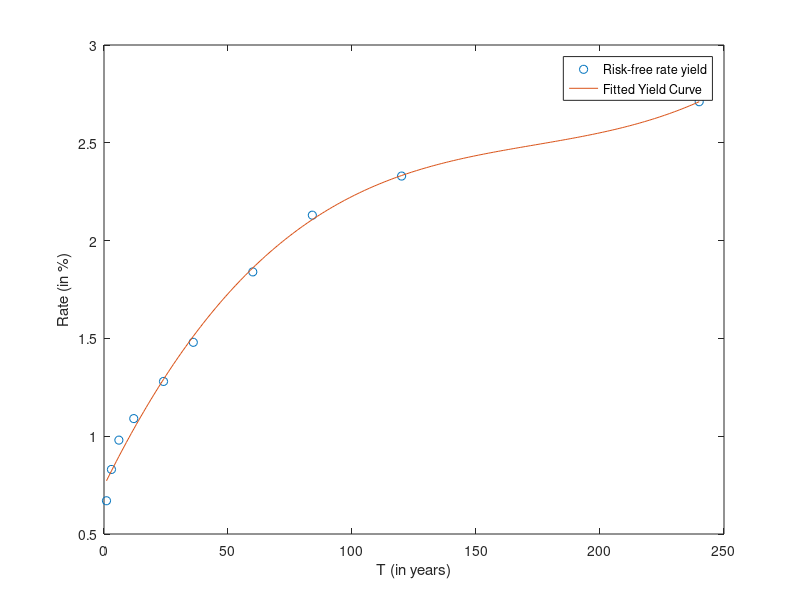

This chart was generated by the following MATLAB code:

payments_per_year = 12;

% Risk free rate interpolation
risk_free_rate = zeros(1, 20 * payments_per_year);
risk_free_rate(:,:) = NaN;
risk_free_rate(20*payments_per_year) = 2.71;
risk_free_rate(10*payments_per_year) = 2.33;
risk_free_rate(7*payments_per_year) = 2.13;
risk_free_rate(5*payments_per_year) = 1.84;
risk_free_rate(3*payments_per_year) = 1.48;
risk_free_rate(2*payments_per_year) = 1.28;
risk_free_rate(1*payments_per_year) = 1.09;
risk_free_rate(0.5*payments_per_year) = 0.98;
risk_free_rate(0.25*payments_per_year) = 0.83;
risk_free_rate((1/12)*payments_per_year) = 0.67;

idxValid = ~isnan(risk_free_rate);

x = linspace(1,20*12,20*12);
p = polyfit(x(idxValid),risk_free_rate(idxValid),3);

risk_free_rate_interpolation = polyval(p,x);

figure;
plot(x,risk_free_rate,'o','DisplayName','Risk-free rate yield'); 
hold on;
plot(x,risk_free_rate_interpolation,'DisplayName','Fitted Yield Curve');
xlabel('T (in years)');
ylabel('Rate (in %)');
hold off;

legend('show')
risk_free_rate_interpolation = risk_free_rate_interpolation/100;
save('rfr.mat', 'risk_free_rate_interpolation');

